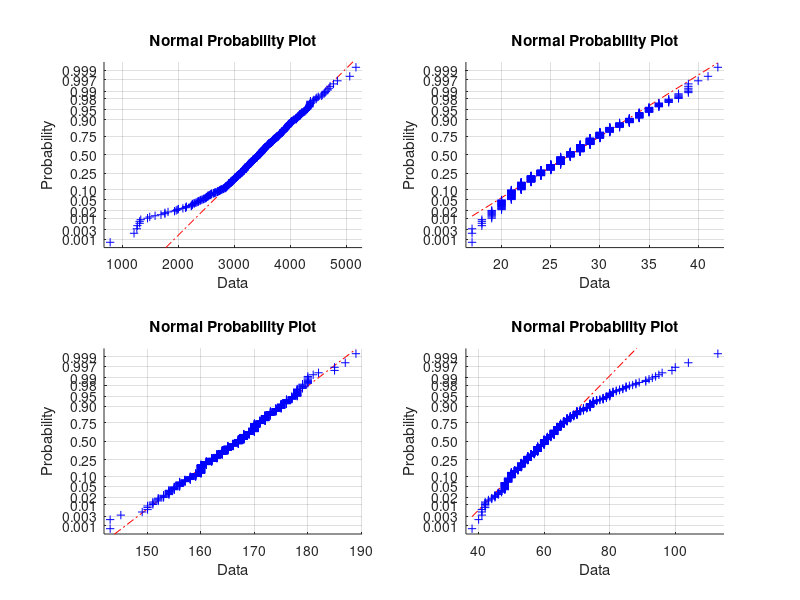

MATLAB code for this plot: (Note: this script raises an error after producing the figure.)
clear 
close

load birth.dat

fvikt = birth(:,3);
alder = birth(:,4);
langd = birth(:,16);
mvikt = birth(:,15);

subplot(2,2,1), normplot(fvikt)
subplot(2,2,2), normplot(alder)
subplot(2,2,3), normplot(langd)
subplot(2,2,4), normplot(mvikt)


jbtest(fvikt)
jbtest(alder)
jbtest(langd)
jbtest(mvikt)

